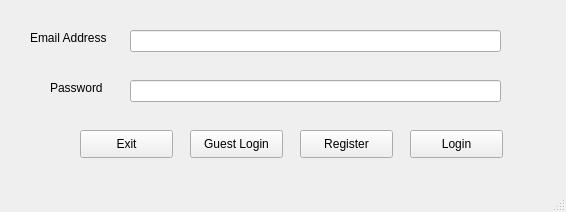
<?xml version="1.0" encoding="UTF-8"?>
<ui version="4.0">
 <class>MainWindow</class>
 <widget class="QMainWindow" name="MainWindow">
  <property name="geometry">
   <rect>
    <x>0</x>
    <y>0</y>
    <width>566</width>
    <height>212</height>
   </rect>
  </property>
  <property name="windowTitle">
   <string>User Login</string>
  </property>
  <widget class="QWidget" name="centralwidget">
   <widget class="QLabel" name="label">
    <property name="geometry">
     <rect>
      <x>30</x>
      <y>30</y>
      <width>91</width>
      <height>16</height>
     </rect>
    </property>
    <property name="text">
     <string>Email Address</string>
    </property>
   </widget>
   <widget class="QLineEdit" name="emailAddress">
    <property name="geometry">
     <rect>
      <x>130</x>
      <y>30</y>
      <width>371</width>
      <height>22</height>
     </rect>
    </property>
   </widget>
   <widget class="QLabel" name="label_2">
    <property name="geometry">
     <rect>
      <x>50</x>
      <y>80</y>
      <width>55</width>
      <height>16</height>
     </rect>
    </property>
    <property name="text">
     <string>Password</string>
    </property>
   </widget>
   <widget class="QLineEdit" name="userPass">
    <property name="geometry">
     <rect>
      <x>130</x>
      <y>80</y>
      <width>371</width>
      <height>22</height>
     </rect>
    </property>
   </widget>
   <widget class="QPushButton" name="loginButton">
    <property name="geometry">
     <rect>
      <x>410</x>
      <y>130</y>
      <width>93</width>
      <height>28</height>
     </rect>
    </property>
    <property name="text">
     <string>Login</string>
    </property>
   </widget>
   <widget class="QPushButton" name="registerButton">
    <property name="geometry">
     <rect>
      <x>300</x>
      <y>130</y>
      <width>93</width>
      <height>28</height>
     </rect>
    </property>
    <property name="text">
     <string>Register</string>
    </property>
   </widget>
   <widget class="QPushButton" name="guestLoginButton">
    <property name="geometry">
     <rect>
      <x>190</x>
      <y>130</y>
      <width>93</width>
      <height>28</height>
     </rect>
    </property>
    <property name="text">
     <string>Guest Login</string>
    </property>
   </widget>
   <widget class="QPushButton" name="exitButton">
    <property name="geometry">
     <rect>
      <x>80</x>
      <y>130</y>
      <width>93</width>
      <height>28</height>
     </rect>
    </property>
    <property name="text">
     <string>Exit</string>
    </property>
   </widget>
  </widget>
  <widget class="QMenuBar" name="menubar">
   <property name="geometry">
    <rect>
     <x>0</x>
     <y>0</y>
     <width>566</width>
     <height>26</height>
    </rect>
   </property>
  </widget>
  <widget class="QStatusBar" name="statusbar"/>
 </widget>
 <resources/>
 <connections/>
</ui>
